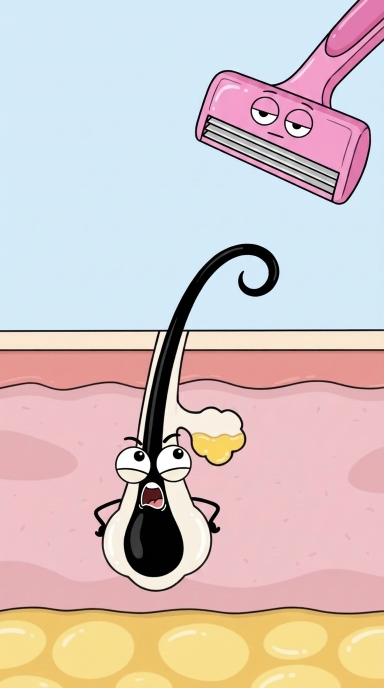
#> input picture nemonet/reels/ingrown-hair/1-3.jpg, 768 x 1376 px (shown at 1/2 size); its folder holds 4 pictures in this run
$ python build.py
#> lines starting #> are read from the running program, lines starting #| are printed output that depends on the picture; after the words box and inside, x2 and y2 are one past the last pixel; in counts of white or black regions, pixels touching at a corner belong together
"""Nemonet ingrown-hair reel – full build.
python3 -I build.py out.mp4 [--preview start end]
"""
import sys, os, math, subprocess
import numpy as np
from PIL import Image, ImageDraw, ImageFont, ImageFilter

HERE = os.path.dirname(os.path.abspath(__file__)) + "/"
IMG = os.path.abspath(HERE + "..") + "/"          # nemonet/reels/ingrown-hair/
AUD = IMG
FONT = os.path.abspath(IMG + "../../IRANYekanWebBlack.woff2")
W, H, FPS = 1080, 1920, 30
OUT = sys.argv[1] if len(sys.argv) > 1 else "ingrown_full.mp4"
PREVIEW = None
if "--preview" in sys.argv:
    i = sys.argv.index("--preview"); PREVIEW = (float(sys.argv[i + 1]), float(sys.argv[i + 2]))
WORK = HERE


# ---------------------------------------------------------------- audio utils
# [5 lines left out: function pcm, not called in this run]


def adur(path):
    return float(subprocess.run(["ffprobe", "-v", "error", "-show_entries", "format=duration", "-of", "csv=p=0", path],
                                capture_output=True, text=True).stdout)


# [5 lines left out: function rms_frames, not called in this run]


# ---------------------------------------------------------------- images
def load_src(path):
#> called with path = 'nemonet/reels/ingrown-hair/1-3.jpg'
    im = Image.open(path).convert("RGB")
#> im is the input picture: PIL image 768x1376 RGB; mean R, G, B 212.5, 196.9, 195.2
    w, h = im.size
#> w = 768; h = 1376
    th = round(w * 16 / 9)
#> th = 1365
    top = (h - th) // 2
#> top = 5
    return im.crop((0, top, w, top + th)), top


IMS = {}
def img(key):
    if key not in IMS:
        IMS[key] = load_src(IMG + key + ".jpg")[0]
    return IMS[key]
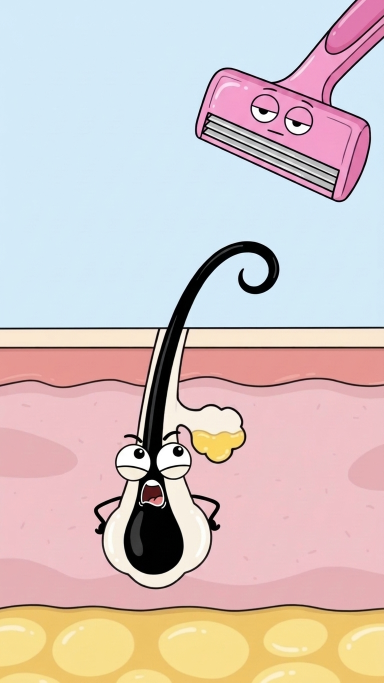
#> returned value: PIL image 768x1365 RGB (shown at 1/2 size); mean R, G, B 212.4, 196.7, 195.3
#> call 2 of load_src, with path = 'nemonet/reels/ingrown-hair/1-1.jpg'
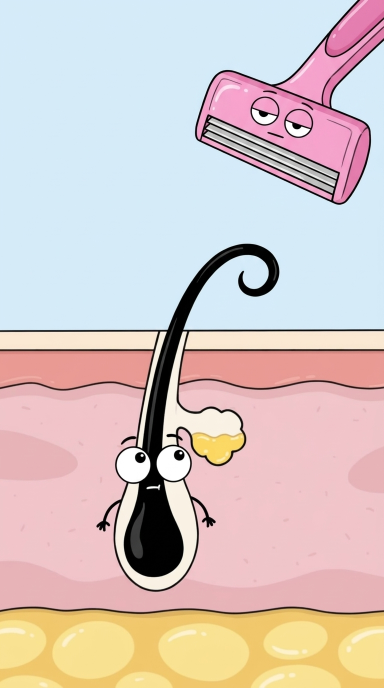
#> input picture nemonet/reels/ingrown-hair/1-1.jpg, 768 x 1376 px (shown at 1/2 size)
#> in load_src, im is the input picture: PIL image 768x1376 RGB; mean R, G, B 214.2, 198.8, 196.5

CT = 5  # crop top for 768x1376 sources (y coords below are crop-adjusted)


def feather_paste(dst, src, box, blur=6):
#> called with box = (262, 940, 348, 1025), blur = 6
    m = Image.new("L", dst.size, 0)
#> m: PIL image 768x1365 L; every value is 0
    ImageDraw.Draw(m).rounded_rectangle(box, radius=16, fill=255)
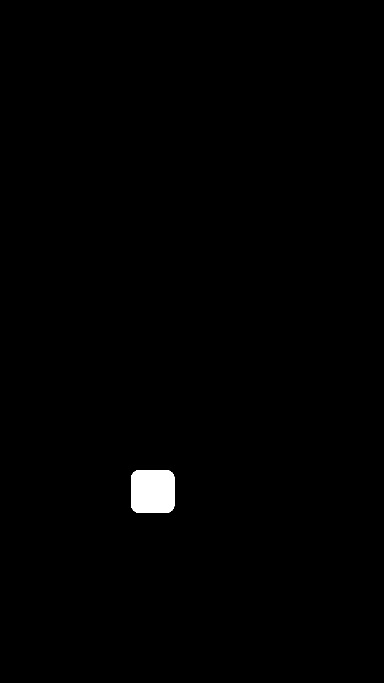
#> m: PIL image 768x1365 L (shown at 1/2 size); 0.69% white; 1 white region, box (x1, y1, x2, y2) and area: (262, 940, 349, 1026) 7238
    m = m.filter(ImageFilter.GaussianBlur(blur))
    return Image.composite(src, dst, m)


def build_composites():
    # hair offended (hands on hips) with closed mouth: mouth from 1-1
    IMS["1-3c"] = feather_paste(img("1-3"), img("1-1"), (262, 945 - CT, 348, 1030 - CT))
    # hair finger raised, closed smile: mouth from 2-1
    IMS["2-3c"] = feather_paste(img("2-3"), img("2-1"), (268, 940 - CT, 352, 1020 - CT))
    # razor shrugging, closed mouth: mouth from 2-7
    IMS["2-6c"] = feather_paste(img("2-6"), img("2-7"), (525, 225 - CT, 600, 295 - CT))
#> (the run stopped early here; a loop or call above may not have finished)
